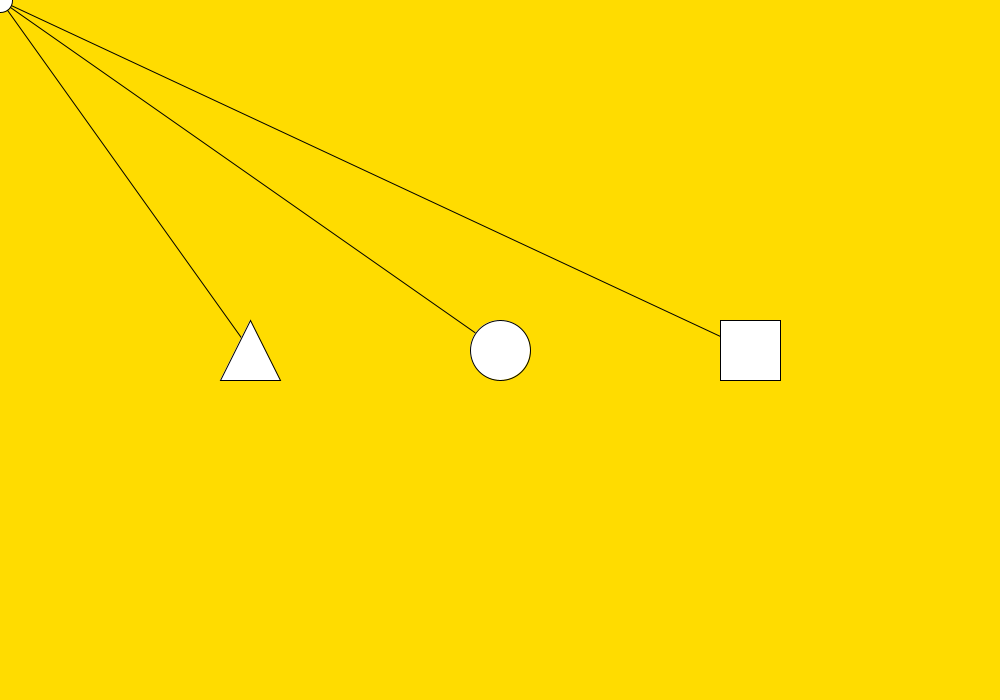
Frame 1 (no input)
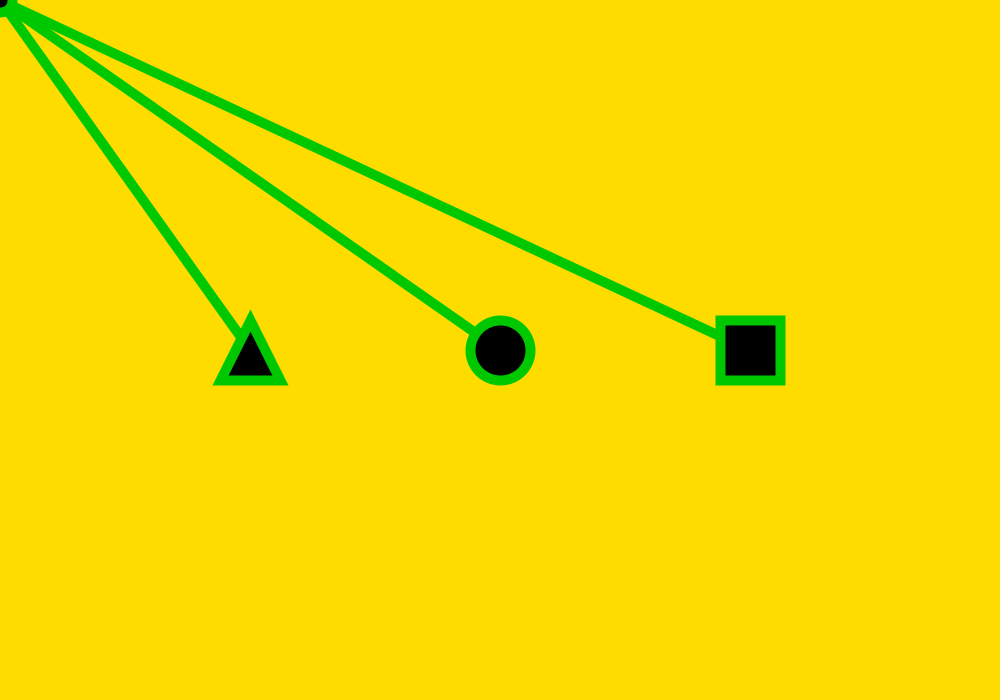
Frame 60 (the mouse pressed at the canvas centre just before this capture)
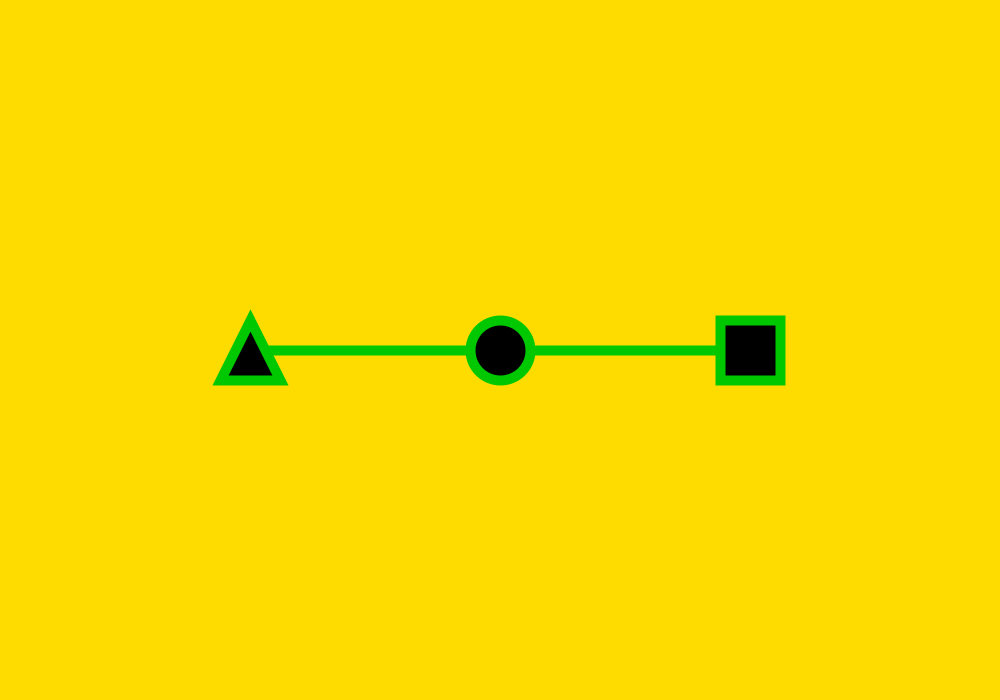
Frame 120 (the mouse held since frame 60 and released just before this capture)

The Processing sketch that drew these frames (run headless with seeded random() and noise(); from frame 60 on, the mouse is pressed at the canvas centre):

// Processing sketch: LPOO_6del4_Practica
// ── LPOO_6del4_Practica.pde
void setup(){
size(1000,700);

}

void draw(){
background(255, 220, 0);
float w = width, h = height;
float r = 30;

// vertices del triangulo
float tcentrow = w/4, tcentroh = h/2,
tesq1w = tcentrow, tesq1h = tcentroh - r,
tesq2w = tcentrow - r, tesq2h = tcentroh + r,
tesq3w = tcentrow + r, tesq3h = tesq2h;

// centro circulo
float circentrow = w/2, circentroh = h/2;

// vertices rectangulo
float rcentrow = w * 3/4, rcentroh = h/2,
resq1w = rcentrow - r, resq1h = rcentroh - r;

// linea que sigue al mouse
line(circentrow, circentroh, mouseX, mouseY);
line(tcentrow, tcentroh, mouseX, mouseY);
line(rcentrow, rcentroh, mouseX, mouseY);

// circulo mouse
circle(mouseX, mouseY, 25);

// formas
circle(circentrow, circentroh, r*2); //circulo
triangle(tesq1w, tesq1h, tesq2w, tesq2h, tesq3w, tesq3h); //triangulo
rect(resq1w, resq1h, r*2, r*2); //cuadrado

// valores lineas
strokeWeight(10);
stroke(0, 200, 0);
fill(0, 0, 0);
}
